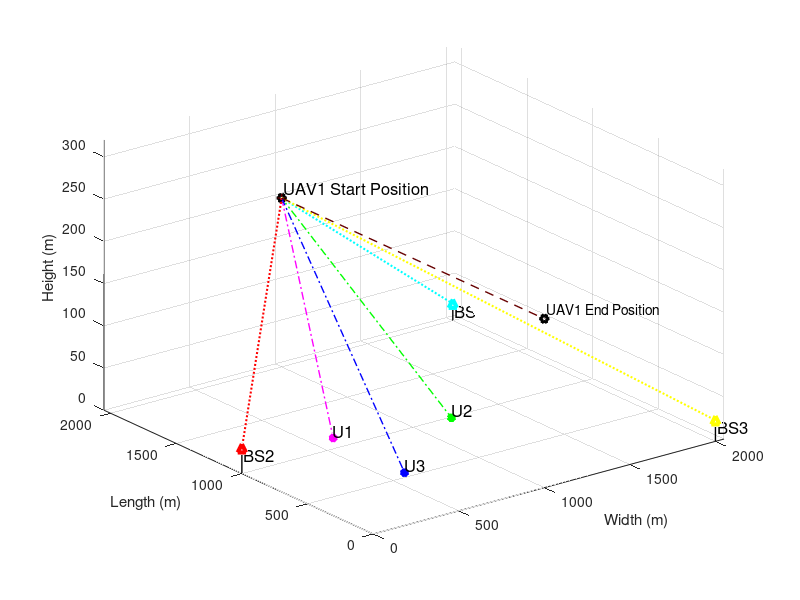

Here is the MATLAB script that generated this plot: (Note: this script raises an error after producing the figure.)
clc;
clear variables;
close all;

%% Simulation Environment

enWidth = 2000;             % Simulation Environment Width (X axis)
enLength = 2000;            % Simulation Environment Length (Y axis)
enHeight = 320;             % Simulation Environment Height (Z axis)
maxHeighUAV = 300;          % Maximum Height of UAV
minHeighUAV = 50;           % Minimum Height of UAV
noUsers = 3;                % Number of Users
noBS = 3;                   % Number of Base Sations
noUAV = 1;                  % Number of UAVs

%% Ground Users, Base Stations and UAV Positions


for i=1:noUAV
    % UAV Start Position
    xUAV_S(i) = 1000;       % UAV start position in X axis
    yUAV_S(i) = enLength;   % UAV start position in Y axis
    zUAV_S(i) = 200;        % UAV start position in Z axis
    
    % UAV End Position
    xUAV_E(i) = 1000;       % UAV end position in X axis
    yUAV_E(i) = 0;          % UAV end position in Y axis
    zUAV_E(i) = 200;        % UAV end position in Z axis
end

% Initialization of UAV moving positions
for i=1:noUAV
    xUAV(i) = 1000;         % UAV position in X axis
    yUAV(i) = enLength;     % UAV position in Y axis
    zUAV(i) = zUAV_S(i);    % UAV position in Z axis
end

% BS positions in the environment
xBS = [2000,0,2000];        % BSs positions in X axis
yBS = [2000,1000,0];        % BSs positions in Y axis
zBS = [20, 30, 25];         % BSs positions in Z axis

% Ground Users' posision
for i=1:noUsers
    xUser(i) = randi([enWidth/4, 3*enWidth/4]);     % User position in X axis
    yUser(i) = randi([enLength/4, 3*enLength/4]);   % User position in Y axis
    zUser(i) = 0;                                   % User position in Z axis = 0
end

%% Figure plot in Initialization of Environment


% Ground User plotting
figure,
%userPlot = plot3(xUser,yUser,zUser,'k*','linewidth',3); hold on;
userColorCode = ['m*';'g*';'b*'];
for o=1:noUsers
    userPlot(o) = plot3(xUser(o),yUser(o),zUser(o),userColorCode(o,:),'linewidth',3); 
    hold on;
end
for o=1:noUsers
    textUsers(o) = text(xUser(o)-10,yUser(o)-10,zUser(o)+10,['U',num2str(o)],'FontSize', 12);
    %textUsAngle(o) = text(xUser(o)+10,yUser(o)+10,['U_{\theta_{',num2str(o),'}}'],'FontSize', 12);
end

% UAVs Plotting
uavColorCode = ['kh'];
for o=1:noUAV
    plot3(xUAV_S(o), yUAV_S(o), zUAV_S(o), uavColorCode(o,:),'linewidth', 3);
end
for o=1:noUAV
    text(xUAV_S(o) + 20, yUAV_S(o) + 10, zUAV_S(o) + 10,['UAV',num2str(o),' Start Position'],'FontSize', 12);
end

for o=1:noUAV
    plot3(xUAV_E(o), yUAV_E(o), zUAV_E(o), uavColorCode(o,:),'linewidth', 3);
end
for o=1:noUAV
    text(xUAV_E(o) + 20, yUAV_E(o) + 10, zUAV_E(o) + 10,['UAV',num2str(o),' End Position']);
end

% BSs Plotting
bsColorCode = ['c^';'r^';'y^'];
for o=1:noBS
    plot3(xBS(o), yBS(o), zBS(o), bsColorCode(o,:),'linewidth', 3);
end
for o=1:noBS
    plot3([xBS(o) xBS(o)], [yBS(o) yBS(o)],[zBS(o) 0], 'k-','linewidth', 1); drawnow
    text(xBS(o) + 20, yBS(o) + 10, zBS(o) - 10,['BS', num2str(o)],'FontSize', 12);
end

% Plotting LoS Channel between BSs and UAVs
bsColorCodeLine = ['c:';'r:';'y:'];
for i = 1:noUAV
    for directBS = 1:noBS
        plot3([xUAV(i) xBS(directBS)], [yUAV(i) yBS(directBS)],[zUAV(i) zBS(directBS)], bsColorCodeLine(directBS,:),'linewidth', 1.5); drawnow
    end
end

% Plotting LoS Channel between users and UAVs
userColorCodeLine = ['m-.';'g-.';'b-.'];
for i = 1:noUAV
    for directUsers = 1:noUsers
        plot3([xUAV(i) xUser(directUsers)], [yUAV(i) yUser(directUsers)],[zUAV(i) zUser(directUsers)], userColorCodeLine(directUsers,:),'linewidth', 1); drawnow
    end
end

% Plotting UAV default path
for i = 1:noUAV
    plot3([xUAV_S(i) xUAV_E(i)], [yUAV_S(i) yUAV_E(i)],[zUAV_S(i) zUAV_E(i)], '--', 'Color', '#660000' ,'linewidth', 1); drawnow
end

mx = (zUAV_S - zUAV_E)/(yUAV_S - yUAV_E);
c = zUAV_S - mx*yUAV_S;

% 3D Plot labels
xlim([0 2050])
ylim([0 2050])
zlim([0 320])
xlabel('Width (m)');
ylabel('Length (m)');
zlabel('Height (m)');
grid on; hold on; drawnow

%% Information for path loss model

eta = 2.5;              % Path Loss Component
b_0dB = -50;            % Reference Channel Gain in dB
b_0 = db2pow(b_0dB);    % Reference Channel Gain in linear scale
k = 0.01;               % Additional attenuation for NLoS

%% Infromation for Rician Fading Model

% Rician factor
K_min = 4;      % K_min value in dB
K_max = 12;     % K_max value in dB

A1 = db2pow(K_min);
A2 = (2/pi)*log((db2pow(K_max))/A1);

%N = 10^5;
g = sqrt(1/2)*(randn(1,1)+1i*randn(1,1));


%% Simulation
index = 1;
for j = enLength:-10:0
    for i=1:noUAV
        zUAV(i) = mx*j + c;
        yUAV(i) = j;
        plot3(xUAV(i),  yUAV(i),  zUAV(i), '+','Color','#660000','linewidth', 1);hold on;

        
        for bm=1:noBS
            % LoS distance between UAVs and BSs
            groundDisUAV_BS(i,bm) = sqrt((xUAV(i)-xBS(bm))^2 + (yUAV(i)-yBS(bm))^2);
            DisUAV_BS(i,bm) = sqrt(groundDisUAV_BS(i,bm)^2 + (zBS(bm)-zUAV(i))^2);
            
            % Elavation Angle in radiant between UAVs and Users
            angleUAV_BS(i,bm) = atan(abs(zBS(bm)-zUAV(i))/groundDisUAV_BS(i,bm))*(180/pi);
            
            PLoS_BS(index,i,bm) = 1/(1+(10*exp(-0.6*(angleUAV_BS(i,bm)-10))));
            
            pow_LoS_BS = b_0*(DisUAV_BS(i,bm)^(-eta));
            
            
            % Angle depend rician factor
            K_UAV_BS(i,bm) = A1*exp(A2*angleUAV_BS(i,bm)*(pi/180));
            
            g_UAV_BS(i,bm) = sqrt(K_UAV_BS(i,bm)/(1+K_UAV_BS(i,bm)))*g + sqrt(1/(1+K_UAV_BS(i,bm)))*g;
            
            h_UAV_BS(index,i,bm) = sqrt(pow_LoS_BS)*g_UAV_BS(i,bm);
            
            h_UAV_BS_dB(index,i,bm) = pow2db(abs(h_UAV_BS(index,i,bm))^2);
            
        end
        
        
        for m=1:noUsers
            % LoS distance between UAVs and Users
            groundDisUAV_User(i,m) = sqrt((xUAV(i)-xUser(m))^2 + (yUAV(i)-yUser(m))^2);
            DisUAV_User(i,m) = sqrt(groundDisUAV_User(i,m)^2 + zUAV(i)^2);
            
            % Elavation Angle in radiant between UAVs and Users
            angleUAV_User(i,m) = atan(zUAV(i)/groundDisUAV_User(i,m))*(180/pi);
            
            
            PLoS(index,i,m) = 1/(1+(10*exp(-0.6*(angleUAV_User(i,m)-10))));
            
            pow_LoS = b_0*(DisUAV_User(i,m)^(-eta));
            
            
            % Angle depend rician factor
            K_UAV_User(i,m) = A1*exp(A2*angleUAV_User(i,m)*(pi/180));
            
            g_UAV_User(i,m) = sqrt(K_UAV_User(i,m)/(1+K_UAV_User(i,m)))*g + sqrt(1/(1+K_UAV_User(i,m)))*g;
            
            h_UAV_Users(index,i,m) = sqrt(pow_LoS)*g_UAV_User(i,m);
            
            h_UAV_Users_dB(index,i,m) = pow2db(abs(h_UAV_Users(index,i,m))^2);
           
        end
        
        % Power coefficeints calculation for users
        pow_coef_array_ch(index,:) = findPowCoeff(abs(h_UAV_Users(index,i,:)),noUsers);
        
        % Achievable Rate Calculations for Users
        achievableRate_ch(index,:) = findAchievableRate(h_UAV_Users(index,i,:),pow_coef_array_ch(index,:),noUsers);
        
        % Achievable Rate Calculations for BSs
        %achievableRate_BS(index,:) = findAchievableRate_BS(h_UAV_BS(index,i,:),noBS);
        
        % Achievable Rate Calculations for Users in SWIPT model
        achievableRate_ch_SWIPT(index,:) = findAchievableRate_SWIPT(h_UAV_Users(index,i,:),h_UAV_BS(index,i,:),pow_coef_array_ch(index,:),noUsers);
        
        minRate = min(achievableRate_ch(index,:))
        if index>1 && index<201
            updatedPosition = positionUpdate_PSO(xUAV(i),yUAV(i),zUAV(i),minRate,noUsers,xUser,yUser,g);
            up_xUAV(index,i) = xUAV(i) + updatedPosition.position(1);
            up_zUAV(index,i) = zUAV(i) + updatedPosition.position(2);
            up_yUAV(index,i) = yUAV(i);
        else
            up_xUAV(index,i) = xUAV(i);
            up_yUAV(index,i) = yUAV(i);
            up_zUAV(index,i) = zUAV(i);
        end
        plot3(up_xUAV(index,i),  up_yUAV(index,i),  up_zUAV(index,i), 'gh','linewidth', 0.5);hold on;
        
        if index>1 
            plot3([up_xUAV(index-1,i) up_xUAV(index,i)], [up_yUAV(index-1,i) up_yUAV(index,i)],[up_zUAV(index-1,i) up_zUAV(index,i)], 'g--','linewidth', 0.5); drawnow
        end
       % updatedPosition.minRate
        % LoS distance between UAVs and BSs
        for bm=1:noBS
            groundDisUAV_BS_Up(i,bm) = sqrt((up_xUAV(index,i)-xBS(bm))^2 + (up_yUAV(index,i)-yBS(bm))^2);
            DisUAV_BS_Up(i,bm) = sqrt(groundDisUAV_BS_Up(i,bm)^2 + (zBS(bm)-up_zUAV(index,i))^2);
            
            % Elavation Angle in radiant between UAVs and Users
            angleUAV_BS_Up(i,bm) = atan(abs(zBS(bm)-up_zUAV(index,i))/groundDisUAV_BS_Up(i,bm))*(180/pi);
            
            PLoS_BS_Up(index,i,bm) = 1/(1+(10*exp(-0.6*(angleUAV_BS_Up(i,bm)-10))));
            
            pow_LoS_BS_Up = b_0*(DisUAV_BS_Up(i,bm)^(-eta));
            pow_NLoS_BS_Up = k*b_0*(DisUAV_BS_Up(i,bm)^(-eta));
            Ch_pow_LoS_BS_Up(index,i,bm) = pow2db(pow_LoS_BS_Up); 
            Ch_pow_NLoS_BS_Up(index,i,bm) = pow2db(pow_NLoS_BS_Up);
            
            % Expected Path Loss Channel gain
            E_bd_BS_Up = PLoS_BS_Up(index,i,bm)*pow_LoS_BS_Up + (1 - PLoS_BS_Up(index,i,bm))*pow_NLoS_BS_Up;
            E_bd_dB_BS_Up(index,i,bm) = pow2db(E_bd_BS_Up); % in dB
            
            % Angle depend rician factor
            K_UAV_BS_Up(i,bm) = A1*exp(A2*angleUAV_BS_Up(i,bm)*(pi/180));
            
            g_UAV_BS_Up(i,bm) = sqrt(K_UAV_BS_Up(i,bm)/(1+K_UAV_BS_Up(i,bm)))*g + sqrt(1/(1+K_UAV_BS_Up(i,bm)))*g;
            
            h_UAV_BS_Up(index,i,bm) = sqrt(pow_LoS_BS_Up)*g_UAV_BS_Up(i,bm);
            
            h_UAV_BS_dB_Up(index,i,bm) = pow2db(abs(h_UAV_BS_Up(index,i,bm))^2);
            
        end
        
        % LoS distance between UAVs and Users
        for m=1:noUsers
            groundDisUAV_User_Up(i,m) = sqrt((up_xUAV(index,i)-xUser(m))^2 + (up_yUAV(index,i)-yUser(m))^2);
            DisUAV_User_Up(i,m) = sqrt(groundDisUAV_User_Up(i,m)^2 + up_zUAV(index,i)^2);
            
            % Elavation Angle in radiant between UAVs and Users
            angleUAV_User_Up(i,m) = atan(up_zUAV(index,i)/groundDisUAV_User_Up(i,m))*(180/pi);
            
            
            PLoS_Up(index,i,m) = 1/(1+(10*exp(-0.6*(angleUAV_User_Up(i,m)-10))));
            
            pow_LoS_Up = b_0*(DisUAV_User_Up(i,m)^(-eta));
            pow_NLoS_Up = k*b_0*(DisUAV_User_Up(i,m)^(-eta));
            Ch_pow_LoS_Up(index,i,m) = pow2db(pow_LoS_Up); 
            Ch_pow_NLoS_Up(index,i,m) = pow2db(pow_NLoS_Up);
            
            % Expected Path Loss Channel gain
            E_bd_Up = PLoS_Up(index,i,m)*pow_LoS_Up + (1 - PLoS_Up(index,i,m))*pow_NLoS_Up;
            E_bd_dB_Up(index,i,m) = pow2db(E_bd_Up); % in dB
            
            
            % Angle depend rician factor
            K_UAV_User_Up(i,m) = A1*exp(A2*angleUAV_User_Up(i,m)*(pi/180));
            
            g_UAV_User_Up(i,m) = sqrt(K_UAV_User_Up(i,m)/(1+K_UAV_User_Up(i,m)))*g + sqrt(1/(1+K_UAV_User_Up(i,m)))*g;
            
            h_UAV_Users_Up(index,i,m) = sqrt(pow_LoS_Up)*g_UAV_User_Up(i,m);
            
            h_UAV_Users_dB_Up(index,i,m) = pow2db(abs(h_UAV_Users_Up(index,i,m))^2);
           
        end
%         %%%%%%%%%%%%%%%%%%%%%%%%%%%%%%%%%%%%%%%%%%%%%%%%%%%%%%%%%%%%%%%%%%%%%%%%%%%%%%%%%%%%%%%%%%%%%%%%%%
%         minRate_SWIPT = min(achievableRate_ch_SWIPT(index,:))
%         if index>1 && index<21
%             updatedPosition_SWIPT = positionUpdate_PSO_SWIPT(xUAV(i),yUAV(i),zUAV(i),xBS,yBS,zBS,minRate,noUsers,xUser,yUser,g,noBS);
%             up_xUAV_SWIPT(index,i) = xUAV(i) + updatedPosition_SWIPT.position(1);
%             up_zUAV_SWIPT(index,i) = zUAV(i) + updatedPosition_SWIPT.position(2);
%             up_yUAV_SWIPT(index,i) = yUAV(i);
%         else
%             up_xUAV_SWIPT(index,i) = xUAV(i);
%             up_yUAV_SWIPT(index,i) = yUAV(i);
%             up_zUAV_SWIPT(index,i) = zUAV(i);
%         end
%         plot3(up_xUAV_SWIPT(index,i),  up_yUAV_SWIPT(index,i),  up_zUAV_SWIPT(index,i), 'gp','linewidth', 0.5);hold on;
%         
%         if index>1 
%             plot3([up_xUAV_SWIPT(index-1,i) up_xUAV_SWIPT(index,i)], [up_yUAV_SWIPT(index-1,i) up_yUAV_SWIPT(index,i)],[up_zUAV_SWIPT(index-1,i) up_zUAV_SWIPT(index,i)], 'm--','linewidth', 0.5); drawnow
%         end
%        % updatedPosition.minRate
%         % LoS distance between UAVs and BSs
%         for bm=1:noBS
%             groundDisUAV_BS_Up_SWIPT(i,bm) = sqrt((up_xUAV_SWIPT(index,i)-xBS(bm))^2 + (up_yUAV_SWIPT(index,i)-yBS(bm))^2);
%             DisUAV_BS_Up_SWIPT(i,bm) = sqrt(groundDisUAV_BS_Up_SWIPT(i,bm)^2 + (zBS(bm)-up_zUAV_SWIPT(index,i))^2);
%             
%             % Elavation Angle in radiant between UAVs and Users
%             angleUAV_BS_Up_SWIPT(i,bm) = atan(abs(zBS(bm)-up_zUAV_SWIPT(index,i))/groundDisUAV_BS_Up_SWIPT(i,bm))*(180/pi);
%             
%             PLoS_BS_Up_SWIPT(index,i,bm) = 1/(1+(10*exp(-0.6*(angleUAV_BS_Up_SWIPT(i,bm)-10))));
%             
%             pow_LoS_BS_Up_SWIPT = b_0*(DisUAV_BS_Up_SWIPT(i,bm)^(-eta));
%             pow_NLoS_BS_Up_SWIPT = k*b_0*(DisUAV_BS_Up_SWIPT(i,bm)^(-eta));
%             Ch_pow_LoS_BS_Up_SWIPT(index,i,bm) = pow2db(pow_LoS_BS_Up_SWIPT); 
%             Ch_pow_NLoS_BS_Up_SWIPT(index,i,bm) = pow2db(pow_NLoS_BS_Up_SWIPT);
%             
%             % Expected Path Loss Channel gain
%             E_bd_BS_Up_SWIPT = PLoS_BS_Up_SWIPT(index,i,bm)*pow_LoS_BS_Up_SWIPT + (1 - PLoS_BS_Up_SWIPT(index,i,bm))*pow_NLoS_BS_Up_SWIPT;
%             E_bd_dB_BS_Up_SWIPT(index,i,bm) = pow2db(E_bd_BS_Up_SWIPT); % in dB
%             
%             % Angle depend rician factor
%             K_UAV_BS_Up_SWIPT(i,bm) = A1*exp(A2*angleUAV_BS_Up_SWIPT(i,bm)*(pi/180));
%             
%             g_UAV_BS_Up_SWIPT(i,bm) = sqrt(K_UAV_BS_Up_SWIPT(i,bm)/(1+K_UAV_BS_Up_SWIPT(i,bm)))*g + sqrt(1/(1+K_UAV_BS_Up_SWIPT(i,bm)))*g;
%             
%             h_UAV_BS_Up_SWIPT(index,i,bm) = sqrt(pow_LoS_BS_Up_SWIPT)*g_UAV_BS_Up_SWIPT(i,bm);
%             
%             h_UAV_BS_dB_Up_SWIPT(index,i,bm) = pow2db(abs(h_UAV_BS_Up_SWIPT(index,i,bm))^2);
%             
%         end
%         
%         % LoS distance between UAVs and Users
%         for m=1:noUsers
%             groundDisUAV_User_Up_SWIPT(i,m) = sqrt((up_xUAV_SWIPT(index,i)-xUser(m))^2 + (up_yUAV_SWIPT(index,i)-yUser(m))^2);
%             DisUAV_User_Up_SWIPT(i,m) = sqrt(groundDisUAV_User_Up_SWIPT(i,m)^2 + up_zUAV_SWIPT(index,i)^2);
%             
%             % Elavation Angle in radiant between UAVs and Users
%             angleUAV_User_Up_SWIPT(i,m) = atan(up_zUAV_SWIPT(index,i)/groundDisUAV_User_Up_SWIPT(i,m))*(180/pi);
%             
%             
%             PLoS_Up_SWIPT(index,i,m) = 1/(1+(10*exp(-0.6*(angleUAV_User_Up_SWIPT(i,m)-10))));
%             
%             pow_LoS_Up_SWIPT = b_0*(DisUAV_User_Up_SWIPT(i,m)^(-eta));
%             pow_NLoS_Up_SWIPT = k*b_0*(DisUAV_User_Up_SWIPT(i,m)^(-eta));
%             Ch_pow_LoS_Up_SWIPT(index,i,m) = pow2db(pow_LoS_Up_SWIPT); 
%             Ch_pow_NLoS_Up_SWIPT(index,i,m) = pow2db(pow_NLoS_Up_SWIPT);
%             
%             % Expected Path Loss Channel gain
%             E_bd_Up_SWIPT = PLoS_Up_SWIPT(index,i,m)*pow_LoS_Up_SWIPT + (1 - PLoS_Up_SWIPT(index,i,m))*pow_NLoS_Up_SWIPT;
%             E_bd_dB_Up_SWIPT(index,i,m) = pow2db(E_bd_Up_SWIPT); % in dB
%             
%             
%             % Angle depend rician factor
%             K_UAV_User_Up_SWIPT(i,m) = A1*exp(A2*angleUAV_User_Up_SWIPT(i,m)*(pi/180));
%             
%             g_UAV_User_Up_SWIPT(i,m) = sqrt(K_UAV_User_Up_SWIPT(i,m)/(1+K_UAV_User_Up_SWIPT(i,m)))*g + sqrt(1/(1+K_UAV_User_Up_SWIPT(i,m)))*g;
%             
%             h_UAV_Users_Up_SWIPT(index,i,m) = sqrt(pow_LoS_Up_SWIPT)*g_UAV_User_Up_SWIPT(i,m);
%             
%             h_UAV_Users_dB_Up_SWIPT(index,i,m) = pow2db(abs(h_UAV_Users_Up_SWIPT(index,i,m))^2);
%            
%         end
% 
%         
%         
%         
%         %%%%%%%%%%%%%%%%%%%%%%%%%%%%%%%%%%%%%%%%%%%%%%%%%%%%%%%%%%%%%%%%%%%%%%%%%%%%%%%%%%%%%%%%%%%%%%%%%
        % Power coefficeints calculation for users
        pow_coef_array_ch_Up(index,:) = findPowCoeff(abs(h_UAV_Users_Up(index,i,:)),noUsers);
        
        % Achievable Rate Calculations for Users
        achievableRate_ch_Up(index,:)= findAchievableRate(h_UAV_Users_Up(index,i,:),pow_coef_array_ch_Up(index,:),noUsers);
        
        % Achievable Rate Calculations for BSs
        achievableRate_BS_Up(index,:) = findAchievableRate_BS(h_UAV_BS_Up(index,i,:),noBS);
        
        % Achievable Rate Calculations for Users in SWIPT model
        achievableRate_ch_SWIPT_Up(index,:) = findAchievableRate_SWIPT(h_UAV_Users_Up(index,i,:),h_UAV_BS_Up(index,i,:),pow_coef_array_ch_Up(index,:),noUsers);
        
        minAchRate(index) = min(achievableRate_ch(index,:));
        minAchRate_Up(index) = min(achievableRate_ch_Up(index,:));
        
        minAchRate_SWIPT(index) = min(achievableRate_ch_SWIPT(index,:));
        minAchRate_Up_SWIPT(index) = min(achievableRate_ch_SWIPT_Up(index,:));
        
        
%     
%         
%         %%%%%%%%%%%%%%%%%%%%%%%%%%%%%%%%%%%%%%%%%%%%%%%%%%%%%%%%%%%%%%%%%%%%%%%%%%%%%%%%%%%%%%%%%%%%%%%%%%%
%         
%         % Power coefficeints calculation for users
%         [pow_coef_array_ch_Up_SWIPT(index,:), pow_coef_array_fr_Up_SWIPT(index,:)] = findPowCoeff(abs(h_UAV_Users_Up_SWIPT(index,i,:)),noUsers);
%         
%         % Achievable Rate Calculations for Users
%         %[achievableRate_ch_Up_SWIPT(index,:), achievableRate_fr_Up_SWIPT(index,:)] = findAchievableRate(h_UAV_Users_Up_SWIPT(index,i,:),pow_coef_array_ch_Up_SWIPT(index,:),pow_coef_array_fr_Up_SWIPT(index,:),noUsers);
%         
%         % Achievable Rate Calculations for BSs
%         %achievableRate_BS_Up_SWIPT(index,:) = findAchievableRate_BS(h_UAV_BS_Up_SWIPT(index,i,:),noBS);
%         
%         % Achievable Rate Calculations for Users in SWIPT model
%         [achievableRate_ch_SWIPT_Up(index,:), achievableRate_fr_SWIPT_Up(index,:)] = findAchievableRate_SWIPT(h_UAV_Users_Up_SWIPT(index,i,:),h_UAV_BS_Up_SWIPT(index,i,:),pow_coef_array_ch_Up_SWIPT(index,:),pow_coef_array_fr_Up_SWIPT(index,:),noUsers);
%         
%         %%%%%%%%%%%%%%%%%%%%%%%%%%%%%%%%%%%%%%%%%%%%%%%%%%%%%%%%%%%%%%%%%%%%%%%%%%%%%%%%%%%%%%%%%%%%%%%%%%%
%         
%         minAchRate_SWIPT(index) = min(achievableRate_ch_SWIPT(index,:));
%         minAchRate_Up_SWIPT(index) = min(achievableRate_ch_SWIPT_Up(index,:));
%         
        
    end
    index = index +1;
end
